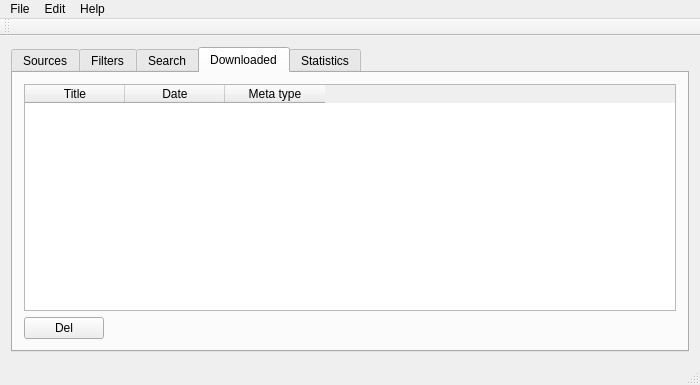
<?xml version="1.0" encoding="UTF-8"?>
<ui version="4.0">
 <class>MainWindow</class>
 <widget class="QMainWindow" name="MainWindow">
  <property name="geometry">
   <rect>
    <x>0</x>
    <y>0</y>
    <width>700</width>
    <height>385</height>
   </rect>
  </property>
  <property name="windowTitle">
   <string>SwarmTv</string>
  </property>
  <property name="windowIcon">
   <iconset resource="swarmtvqtresources.qrc">
    <normaloff>:/swarmtv/logo/swarmtv_logo.png</normaloff>:/swarmtv/logo/swarmtv_logo.png</iconset>
  </property>
  <property name="tabShape">
   <enum>QTabWidget::Triangular</enum>
  </property>
  <widget class="QWidget" name="centralWidget">
   <layout class="QGridLayout" name="gridLayout">
    <item row="0" column="1">
     <widget class="QTabWidget" name="mainTab">
      <property name="tabShape">
       <enum>QTabWidget::Rounded</enum>
      </property>
      <property name="currentIndex">
       <number>3</number>
      </property>
      <widget class="QWidget" name="SourcesTab">
       <attribute name="title">
        <string>Sources</string>
       </attribute>
       <layout class="QGridLayout" name="gridLayout_3">
        <item row="0" column="0">
         <layout class="QVBoxLayout" name="verticalLayout_3">
          <item>
           <widget class="QTableWidget" name="sourceTableWidget">
            <property name="alternatingRowColors">
             <bool>true</bool>
            </property>
            <property name="selectionMode">
             <enum>QAbstractItemView::SingleSelection</enum>
            </property>
            <property name="selectionBehavior">
             <enum>QAbstractItemView::SelectRows</enum>
            </property>
            <attribute name="horizontalHeaderCascadingSectionResizes">
             <bool>true</bool>
            </attribute>
            <attribute name="horizontalHeaderDefaultSectionSize">
             <number>150</number>
            </attribute>
            <attribute name="horizontalHeaderMinimumSectionSize">
             <number>100</number>
            </attribute>
            <attribute name="horizontalHeaderStretchLastSection">
             <bool>true</bool>
            </attribute>
            <attribute name="verticalHeaderVisible">
             <bool>false</bool>
            </attribute>
            <column>
             <property name="text">
              <string>Name</string>
             </property>
            </column>
            <column>
             <property name="text">
              <string>Parser</string>
             </property>
            </column>
            <column>
             <property name="text">
              <string>Meta type</string>
             </property>
            </column>
            <column>
             <property name="text">
              <string>URL</string>
             </property>
            </column>
           </widget>
          </item>
          <item>
           <layout class="QHBoxLayout" name="horizontalLayout_3">
            <item>
             <widget class="QPushButton" name="sourceAddButton">
              <property name="text">
               <string>Add</string>
              </property>
             </widget>
            </item>
            <item>
             <widget class="QPushButton" name="sourceEditButton">
              <property name="text">
               <string>Edit</string>
              </property>
             </widget>
            </item>
            <item>
             <widget class="QPushButton" name="sourceDelButton">
              <property name="text">
               <string>Del</string>
              </property>
             </widget>
            </item>
            <item>
             <spacer name="horizontalSpacer_3">
              <property name="orientation">
               <enum>Qt::Horizontal</enum>
              </property>
              <property name="sizeHint" stdset="0">
               <size>
                <width>40</width>
                <height>20</height>
               </size>
              </property>
             </spacer>
            </item>
           </layout>
          </item>
         </layout>
        </item>
       </layout>
      </widget>
      <widget class="QWidget" name="filterTab">
       <property name="accessibleName">
        <string extracomment="lala"/>
       </property>
       <attribute name="title">
        <string>Filters</string>
       </attribute>
       <layout class="QGridLayout" name="gridLayout_2">
        <item row="0" column="0">
         <layout class="QVBoxLayout" name="verticalLayout_2">
          <item>
           <widget class="QTableWidget" name="simpleTableWidget">
            <property name="alternatingRowColors">
             <bool>true</bool>
            </property>
            <property name="selectionMode">
             <enum>QAbstractItemView::SingleSelection</enum>
            </property>
            <property name="selectionBehavior">
             <enum>QAbstractItemView::SelectRows</enum>
            </property>
            <property name="rowCount">
             <number>0</number>
            </property>
            <property name="columnCount">
             <number>3</number>
            </property>
            <attribute name="horizontalHeaderCascadingSectionResizes">
             <bool>true</bool>
            </attribute>
            <attribute name="horizontalHeaderDefaultSectionSize">
             <number>200</number>
            </attribute>
            <attribute name="horizontalHeaderMinimumSectionSize">
             <number>150</number>
            </attribute>
            <attribute name="horizontalHeaderShowSortIndicator" stdset="0">
             <bool>false</bool>
            </attribute>
            <attribute name="horizontalHeaderStretchLastSection">
             <bool>true</bool>
            </attribute>
            <attribute name="verticalHeaderVisible">
             <bool>false</bool>
            </attribute>
            <column>
             <property name="text">
              <string>Filter Name</string>
             </property>
             <property name="toolTip">
              <string extracomment="Name of the simple filter"/>
             </property>
            </column>
            <column>
             <property name="text">
              <string>Type</string>
             </property>
            </column>
            <column>
             <property name="text">
              <string>Last Download</string>
             </property>
             <property name="whatsThis">
              <string extracomment="Last content found by the filter."/>
             </property>
            </column>
           </widget>
          </item>
          <item>
           <layout class="QHBoxLayout" name="horizontalLayout_2">
            <item>
             <widget class="QPushButton" name="simpleAddButton">
              <property name="text">
               <string>Add</string>
              </property>
             </widget>
            </item>
            <item>
             <widget class="QPushButton" name="SimpleEditButton">
              <property name="text">
               <string>Edit</string>
              </property>
             </widget>
            </item>
            <item>
             <widget class="QPushButton" name="simpleDelButton">
              <property name="text">
               <string>Del</string>
              </property>
             </widget>
            </item>
            <item>
             <spacer name="horizontalSpacer_2">
              <property name="orientation">
               <enum>Qt::Horizontal</enum>
              </property>
              <property name="sizeHint" stdset="0">
               <size>
                <width>40</width>
                <height>20</height>
               </size>
              </property>
             </spacer>
            </item>
           </layout>
          </item>
         </layout>
        </item>
       </layout>
      </widget>
      <widget class="QWidget" name="sourceTab">
       <attribute name="title">
        <string>Search</string>
       </attribute>
       <layout class="QGridLayout" name="gridLayout_5">
        <item row="0" column="0">
         <layout class="QVBoxLayout" name="verticalLayout_5">
          <item>
           <layout class="QHBoxLayout" name="horizontalLayout_5">
            <item>
             <widget class="QLineEdit" name="SearchLineEdit"/>
            </item>
            <item>
             <widget class="QPushButton" name="searchPushButton">
              <property name="text">
               <string>Search</string>
              </property>
             </widget>
            </item>
           </layout>
          </item>
          <item>
           <widget class="QTableWidget" name="searchTableWidget">
            <property name="alternatingRowColors">
             <bool>true</bool>
            </property>
            <property name="selectionMode">
             <enum>QAbstractItemView::SingleSelection</enum>
            </property>
            <property name="selectionBehavior">
             <enum>QAbstractItemView::SelectRows</enum>
            </property>
            <attribute name="verticalHeaderVisible">
             <bool>false</bool>
            </attribute>
            <column>
             <property name="text">
              <string>Title</string>
             </property>
            </column>
            <column>
             <property name="text">
              <string>Size</string>
             </property>
            </column>
            <column>
             <property name="text">
              <string>Source</string>
             </property>
            </column>
            <column>
             <property name="text">
              <string>Meta type</string>
             </property>
            </column>
           </widget>
          </item>
         </layout>
        </item>
       </layout>
      </widget>
      <widget class="QWidget" name="Downloaded">
       <property name="accessibleName">
        <string/>
       </property>
       <attribute name="title">
        <string>Downloaded</string>
       </attribute>
       <layout class="QGridLayout" name="gridLayout_6">
        <item row="0" column="0">
         <layout class="QVBoxLayout" name="verticalLayout">
          <item>
           <widget class="QTableWidget" name="downloadedTableWidget">
            <property name="selectionMode">
             <enum>QAbstractItemView::SingleSelection</enum>
            </property>
            <property name="selectionBehavior">
             <enum>QAbstractItemView::SelectRows</enum>
            </property>
            <attribute name="verticalHeaderVisible">
             <bool>false</bool>
            </attribute>
            <column>
             <property name="text">
              <string>Title</string>
             </property>
            </column>
            <column>
             <property name="text">
              <string>Date</string>
             </property>
            </column>
            <column>
             <property name="text">
              <string>Meta type</string>
             </property>
            </column>
           </widget>
          </item>
          <item>
           <layout class="QHBoxLayout" name="horizontalLayout">
            <item>
             <widget class="QPushButton" name="delDownedPushButton">
              <property name="text">
               <string>Del</string>
              </property>
             </widget>
            </item>
            <item>
             <spacer name="horizontalSpacer">
              <property name="orientation">
               <enum>Qt::Horizontal</enum>
              </property>
              <property name="sizeHint" stdset="0">
               <size>
                <width>40</width>
                <height>20</height>
               </size>
              </property>
             </spacer>
            </item>
           </layout>
          </item>
         </layout>
        </item>
       </layout>
      </widget>
      <widget class="QWidget" name="statsTab">
       <attribute name="title">
        <string>Statistics</string>
       </attribute>
       <layout class="QGridLayout" name="gridLayout_4">
        <item row="0" column="0">
         <layout class="QVBoxLayout" name="verticalLayout_4">
          <item>
           <widget class="QTextEdit" name="statsTextEdit">
            <property name="font">
             <font>
              <family>Monospace</family>
             </font>
            </property>
            <property name="autoFillBackground">
             <bool>false</bool>
            </property>
            <property name="frameShadow">
             <enum>QFrame::Plain</enum>
            </property>
            <property name="verticalScrollBarPolicy">
             <enum>Qt::ScrollBarAlwaysOff</enum>
            </property>
            <property name="horizontalScrollBarPolicy">
             <enum>Qt::ScrollBarAlwaysOff</enum>
            </property>
            <property name="undoRedoEnabled">
             <bool>false</bool>
            </property>
            <property name="readOnly">
             <bool>true</bool>
            </property>
            <property name="acceptRichText">
             <bool>false</bool>
            </property>
            <property name="textInteractionFlags">
             <set>Qt::NoTextInteraction</set>
            </property>
           </widget>
          </item>
          <item>
           <layout class="QHBoxLayout" name="horizontalLayout_4">
            <item>
             <widget class="QPushButton" name="statsUpdatePushButton">
              <property name="text">
               <string>Update</string>
              </property>
             </widget>
            </item>
            <item>
             <spacer name="horizontalSpacer_4">
              <property name="orientation">
               <enum>Qt::Horizontal</enum>
              </property>
              <property name="sizeHint" stdset="0">
               <size>
                <width>40</width>
                <height>20</height>
               </size>
              </property>
             </spacer>
            </item>
           </layout>
          </item>
         </layout>
        </item>
       </layout>
      </widget>
     </widget>
    </item>
   </layout>
  </widget>
  <widget class="QMenuBar" name="menuBar">
   <property name="geometry">
    <rect>
     <x>0</x>
     <y>0</y>
     <width>700</width>
     <height>25</height>
    </rect>
   </property>
   <widget class="QMenu" name="menuTest123">
    <property name="title">
     <string>Help</string>
    </property>
    <addaction name="actionAbout"/>
   </widget>
   <widget class="QMenu" name="menuFile">
    <property name="title">
     <string>File</string>
    </property>
    <addaction name="actionClose"/>
   </widget>
   <widget class="QMenu" name="menuEdit">
    <property name="title">
     <string>Edit</string>
    </property>
    <addaction name="actionSettings"/>
   </widget>
   <addaction name="menuFile"/>
   <addaction name="menuEdit"/>
   <addaction name="menuTest123"/>
  </widget>
  <widget class="QToolBar" name="mainToolBar">
   <attribute name="toolBarArea">
    <enum>TopToolBarArea</enum>
   </attribute>
   <attribute name="toolBarBreak">
    <bool>false</bool>
   </attribute>
  </widget>
  <widget class="QStatusBar" name="statusBar"/>
  <action name="actionAbout">
   <property name="text">
    <string>About</string>
   </property>
  </action>
  <action name="actionClose">
   <property name="text">
    <string>Close</string>
   </property>
  </action>
  <action name="actionSettings">
   <property name="text">
    <string>Settings</string>
   </property>
  </action>
  <action name="actionEmail_Settings">
   <property name="text">
    <string>Email Settings</string>
   </property>
  </action>
 </widget>
 <layoutdefault spacing="6" margin="11"/>
 <resources>
  <include location="swarmtvqtresources.qrc"/>
 </resources>
 <connections>
  <connection>
   <sender>actionClose</sender>
   <signal>triggered()</signal>
   <receiver>MainWindow</receiver>
   <slot>close()</slot>
   <hints>
    <hint type="sourcelabel">
     <x>-1</x>
     <y>-1</y>
    </hint>
    <hint type="destinationlabel">
     <x>349</x>
     <y>192</y>
    </hint>
   </hints>
  </connection>
 </connections>
</ui>
